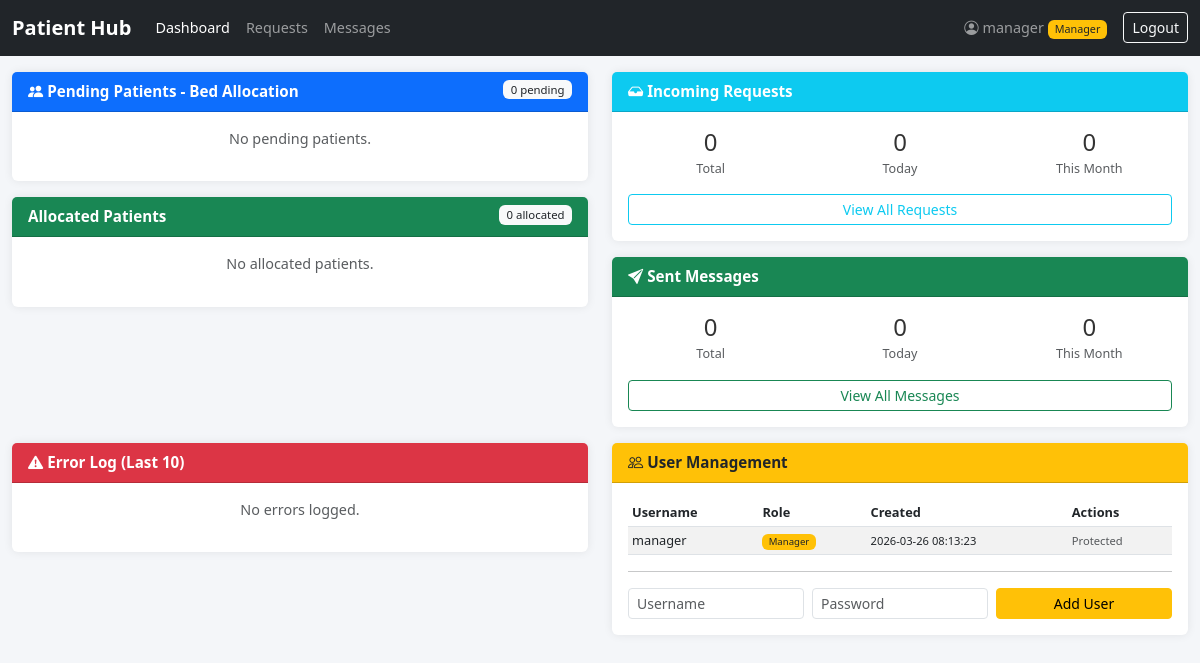
/dashboard.php (signed in), run on the app's committed database.
### tables this page shows
CREATE TABLE IF NOT EXISTS users (
    id INT AUTO_INCREMENT PRIMARY KEY,
    username VARCHAR(100) NOT NULL UNIQUE,
    password_hash VARCHAR(255) NOT NULL,
    is_manager TINYINT(1) NOT NULL DEFAULT 0,
    created_at DATETIME NOT NULL DEFAULT CURRENT_TIMESTAMP
);

### includes/auth.php (called while the page is built, shortened)
<?php
function isManager() {
    return isset($_SESSION['is_manager']) && $_SESSION['is_manager'] == 1;
}
function getCurrentUser() {
    return $_SESSION['username'] ?? null;
}

### includes/functions.php (called while the page is built, shortened)
<?php
function getPendingPatients() {
    $db = getDB();
    $stmt = $db->query('SELECT pp.id, pp.request_id, pp.patient_name, pp.created_at FROM pending_patients pp WHERE pp.status = "pending" ORDER BY pp.created_at ASC');
    return $stmt->fetchAll();
}
function getAllocatedPatients() {
    $db = getDB();
    $stmt = $db->query('SELECT pp.id, pp.patient_name, pp.created_at, b.bed_name FROM pending_patients pp INNER JOIN beds b ON b.occupied_by = pp.id WHERE pp.status = "allocated" ORDER BY pp.created_at ASC');
    return $stmt->fetchAll();
}
function getStats() {
    $db = getDB();
    $stats = [];
    $stats['requests_total'] = $db->query('SELECT COUNT(*) FROM raw_requests')->fetchColumn();
    $stats['requests_today'] = $db->query("SELECT COUNT(*) FROM raw_requests WHERE DATE(received_at) = CURDATE()")->fetchColumn();
    $stats['requests_month'] = $db->query("SELECT COUNT(*) FROM raw_requests WHERE YEAR(received_at) = YEAR(CURDATE()) AND MONTH(received_at) = MONTH(CURDATE())")->fetchColumn();
    $stats['messages_total'] = $db->query('SELECT COUNT(*) FROM sent_messages')->fetchColumn();
    $stats['messages_today'] = $db->query("SELECT COUNT(*) FROM sent_messages WHERE DATE(sent_at) = CURDATE()")->fetchColumn();
    $stats['messages_month'] = $db->query("SELECT COUNT(*) FROM sent_messages WHERE YEAR(sent_at) = YEAR(CURDATE()) AND MONTH(sent_at) = MONTH(CURDATE())")->fetchColumn();
    $stats['last_requests'] = $db->query('SELECT id, data_format, sender_ip, received_at FROM raw_requests ORDER BY received_at DESC LIMIT 10')->fetchAll();
    $stats['last_messages'] = $db->query('SELECT sm.id, sm.event_type, sm.allocated_bed, sm.response_status, sm.sent_at, pp.patient_name FROM sent_messages sm LEFT JOIN pending_patients pp ON sm.pending_patient_id = pp.id ORDER BY sm.sent_at DESC LIMIT 10')->fetchAll();
    $stats['last_errors'] = $db->query('SELECT id, error_message, error_context, created_at FROM error_log ORDER BY created_at DESC LIMIT 10')->fetchAll();
    return $stats;
}

### dashboard.php (the view, shortened to what this page needs)
<?php
require_once __DIR__ . '/includes/header.php';
$stats = getStats();
$pendingPatients = getPendingPatients();
$allocatedPatients = getAllocatedPatients();
$db = getDB();
$users = $db->query('SELECT id, username, is_manager, created_at FROM users ORDER BY created_at ASC')->fetchAll();
?>
<div class="row">
    <div class="col-lg-6">
        <div class="card mb-3">
            <div class="card-header bg-primary text-white">
                <i class="bi bi-people-fill"></i> Pending Patients - Bed Allocation
                <span class="badge bg-light text-dark float-end"><?= count($pendingPatients) ?> pending</span>
            </div>
            <div class="card-body" id="pending-patients-container">
                <?php if (empty($pendingPatients)): ?>
                    <p class="text-muted text-center">No pending patients.</p>
                <?php endif; ?>
            </div>
        </div>
        <div class="card mb-3">
            <div class="card-header bg-success text-white">
                <i class="bi bi-bed-fill"></i> Allocated Patients
                <span class="badge bg-light text-dark float-end" id="allocated-count-badge"><?= count($allocatedPatients) ?> allocated</span>
            </div>
            <div class="card-body" id="allocated-patients-container">
                <?php if (empty($allocatedPatients)): ?>
                    <p class="text-muted text-center">No allocated patients.</p>
                <?php endif; ?>
            </div>
        </div>
    </div>
    <div class="col-lg-6">
        <div class="card mb-3">
            <div class="card-header bg-info text-white">
                <i class="bi bi-inbox-fill"></i> Incoming Requests
            </div>
            <div class="card-body">
                <div class="row text-center mb-3">
                    <div class="col-4">
                        <h4><?= $stats['requests_total'] ?></h4>
                        <small class="text-muted">Total</small>
                    </div>
                    <div class="col-4">
                        <h4><?= $stats['requests_today'] ?></h4>
                        <small class="text-muted">Today</small>
                    </div>
                    <div class="col-4">
                        <h4><?= $stats['requests_month'] ?></h4>
                        <small class="text-muted">This Month</small>
                    </div>
                </div>
                <a href="requests.php" class="btn btn-sm btn-outline-info w-100">View All Requests</a>
            </div>
        </div>
        <div class="card mb-3">
            <div class="card-header bg-success text-white">
                <i class="bi bi-send-fill"></i> Sent Messages
            </div>
            <div class="card-body">
                <div class="row text-center mb-3">
                    <div class="col-4">
                        <h4><?= $stats['messages_total'] ?></h4>
                        <small class="text-muted">Total</small>
                    </div>
                    <div class="col-4">
                        <h4><?= $stats['messages_today'] ?></h4>
                        <small class="text-muted">Today</small>
                    </div>
                    <div class="col-4">
                        <h4><?= $stats['messages_month'] ?></h4>
                        <small class="text-muted">This Month</small>
                    </div>
                </div>
                <a href="messages.php" class="btn btn-sm btn-outline-success w-100">View All Messages</a>
            </div>
        </div>
    </div>
</div>
<div class="row">
    <div class="col-lg-6 mb-3">
        <div class="card">
            <div class="card-header bg-danger text-white">
                <i class="bi bi-exclamation-triangle-fill"></i> Error Log (Last 10)
            </div>
            <div class="card-body">
                <?php if (empty($stats['last_errors'])): ?>
                    <p class="text-muted text-center">No errors logged.</p>
                <?php endif; ?>
            </div>
        </div>
    </div>
    <div class="col-lg-6 mb-3">
        <div class="card">
            <div class="card-header bg-warning text-dark">
                <i class="bi bi-people"></i> User Management
            </div>
            <div class="card-body">
                <table class="table table-sm table-striped" id="users-table">
                    <thead><tr><th>Username</th><th>Role</th><th>Created</th><th>Actions</th></tr></thead>
                    <tbody>
                        <?php foreach ($users as $user): ?>
                        <tr id="user-row-<?= $user['id'] ?>">
                            <td><?= htmlspecialchars($user['username']) ?></td>
                            <td>
                                <?php if ($user['is_manager']): ?>
                                    <span class="badge bg-warning text-dark">Manager</span>
                                <?php else: ?>
                                    <span class="badge bg-secondary">User</span>
                                <?php endif; ?>
                            </td>
                            <td><small><?= $user['created_at'] ?></small></td>
                            <td>
                                <?php if (isManager() && !$user['is_manager']): ?>
                                    <button class="btn btn-sm btn-outline-danger delete-user-btn"
                                            data-user-id="<?= $user['id'] ?>"
                                            data-username="<?= htmlspecialchars($user['username']) ?>">
                                        <i class="bi bi-trash"></i>
                                    </button>
                                <?php elseif ($user['is_manager']): ?>
                                    <small class="text-muted">Protected</small>
                                <?php else: ?>
                                    <small class="text-muted">Manager only</small>
                                <?php endif; ?>
                            </td>
                        </tr>
                        <?php endforeach; ?>
                    </tbody>
                </table>
                <?php if (isManager()): ?>
                <hr>
                <form id="add-user-form" class="row g-2">
                    <div class="col-4">
                        <input type="text" class="form-control form-control-sm" id="new-username" placeholder="Username" required>
                    </div>
                    <div class="col-4">
                        <input type="password" class="form-control form-control-sm" id="new-password" placeholder="Password" required>
                    </div>
                    <div class="col-4">
                        <button type="submit" class="btn btn-sm btn-warning w-100">Add User</button>
                    </div>
                </form>
                <?php endif; ?>
            </div>
        </div>
    </div>
</div>
<?php require_once __DIR__ . '/includes/footer.php'; ?>

### includes/header.php (shortened to what this page needs)
<?php
require_once __DIR__ . '/auth.php';
require_once __DIR__ . '/functions.php';
$currentPage = basename($_SERVER['PHP_SELF'], '.php');
?>
<!DOCTYPE html>
<html lang="en">
<head>
    <link rel="stylesheet" href="https://cdn.jsdelivr.net/npm/bootstrap@5.3.0/dist/css/bootstrap.min.css">
    <link rel="stylesheet" href="https://cdn.datatables.net/1.13.6/css/dataTables.bootstrap5.min.css">
    <link rel="stylesheet" href="https://cdn.jsdelivr.net/npm/bootstrap-icons@1.11.0/font/bootstrap-icons.css">
    <link rel="stylesheet" href="assets/css/style.css">
</head>
<body>
    <nav class="navbar navbar-expand-lg navbar-dark bg-dark">
        <div class="container-fluid">
            <a class="navbar-brand" href="dashboard.php">Patient Hub</a>
            <div class="collapse navbar-collapse" id="navbarNav">
                <ul class="navbar-nav me-auto">
                    <li class="nav-item">
                        <a class="nav-link <?= $currentPage === 'dashboard' ? 'active' : '' ?>" href="dashboard.php">Dashboard</a>
                    </li>
                    <li class="nav-item">
                        <a class="nav-link <?= $currentPage === 'requests' ? 'active' : '' ?>" href="requests.php">Requests</a>
                    </li>
                    <li class="nav-item">
                        <a class="nav-link <?= $currentPage === 'messages' ? 'active' : '' ?>" href="messages.php">Messages</a>
                    </li>
                </ul>
                <span class="navbar-text me-3">
                    <i class="bi bi-person-circle"></i> <?= htmlspecialchars(getCurrentUser()) ?>
                    <?php if (isManager()): ?><span class="badge bg-warning text-dark">Manager</span><?php endif; ?>
                </span>
                <a href="logout.php" class="btn btn-outline-light btn-sm">Logout</a>
            </div>
        </div>
    </nav>
    <div class="container-fluid mt-3">

### includes/footer.php (shortened to what this page needs)
    </div>
</body>
</html>

### assets/css/style.css (style rules this page uses)
body { background-color: #f4f6f9; font-size: 0.9rem; }
.card { border: none; box-shadow: 0 0 10px rgba(0, 0, 0, 0.08); }
.card-header { font-weight: 600; font-size: 0.95rem; }
.card-body h4 { margin-bottom: 0; color: #333; }
.table-sm td, .table-sm th { font-size: 0.8rem; }
.row > [class*="col-"] { margin-bottom: 0; }
.badge { font-weight: 500; }
.navbar-brand { font-weight: 700; }

### data on the page
users: username "manager", is_manager "Manager", created_at "2026-03-26 08:13:23"

### other printed values
getCurrentUser() "manager"
count($pendingPatients) "0"
count($allocatedPatients) "0"
$stats['requests_total'] "0"
$stats['requests_today'] "0"
$stats['requests_month'] "0"
$stats['messages_total'] "0"
$stats['messages_today'] "0"
$stats['messages_month'] "0"
